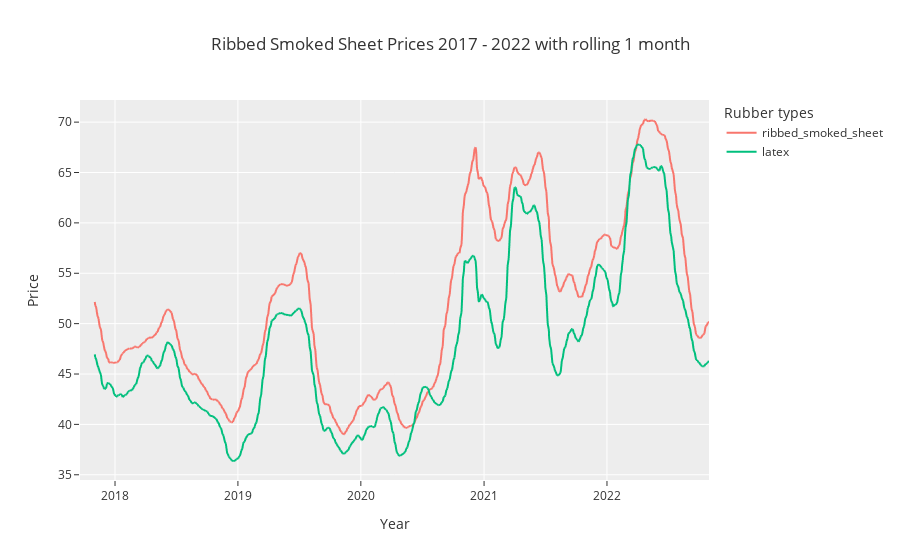

Source (notebook cell):
### Code cell
# plot ribbed_smoked_sheet price line chart
# needed to drop na in latex columns because the chart will not connected to each other
px.line(rubber.dropna(subset='latex').rolling(30).mean(), y=['ribbed_smoked_sheet', 'latex'],
        title='Ribbed Smoked Sheet Prices 2017 - 2022 with rolling 1 month',
        category_orders={'variable':['ribbed_smoked_sheet', 'rubber_sheet', 'latex', 'cup_lump']},
        template='ggplot2', labels={'value':'Price', 'date':'Year', 'variable':'Rubber types'})

### Figure 1 — Plotly figure (JSON) as saved in the notebook; plotly's stock layout.template omitted (floating-point values rounded to 4 significant figures; data arrays with more than 128 entries replaced by an {"elided": "..."} marker saying what was removed)
{"data": [{"hovertemplate": "Rubber types=ribbed_smoked_sheet<br>Year=%{x}<br>Price=%{y}<extra></extra>", "legendgroup": "ribbed_smoked_sheet", "line": {"color": "#F8766D", "dash": "solid"}, "marker": {"symbol": "circle"}, "mode": "lines", "name": "ribbed_smoked_sheet", "showlegend": true, "type": "scattergl", "x": {"elided": "1230 str values"}, "xaxis": "x", "y": {"elided": "1230 float values"}, "yaxis": "y"}, {"hovertemplate": "Rubber types=latex<br>Year=%{x}<br>Price=%{y}<extra></extra>", "legendgroup": "latex", "line": {"color": "#00BF7D", "dash": "solid"}, "marker": {"symbol": "circle"}, "mode": "lines", "name": "latex", "showlegend": true, "type": "scattergl", "x": {"elided": "1230 str values"}, "xaxis": "x", "y": {"elided": "1230 float values"}, "yaxis": "y"}], "layout": {"autosize": true, "legend": {"title": {"text": "Rubber types"}, "tracegroupgap": 0}, "title": {"text": "Ribbed Smoked Sheet Prices 2017 - 2022 with rolling 1 month"}, "xaxis": {"anchor": "y", "autorange": true, "domain": [0, 1], "range": ["2017-09-19", "2022-10-31"], "title": {"text": "Year"}, "type": "date"}, "yaxis": {"anchor": "x", "autorange": true, "domain": [0, 1], "range": [34.48, 72.2], "title": {"text": "Price"}, "type": "linear"}}}
